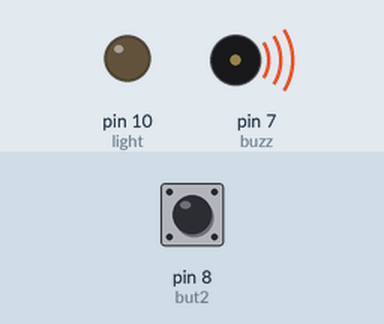
Recording of a sketch running on a simulated Arduino Uno, built with avr-gcc and run on an emulated ATmega328P. Shown: output pins drawn as LEDs (lit = HIGH), buzzer (waves = sounding, pin HIGH). The test bench sets the inputs (shaded band); at power-on: pin 8 (but2) HIGH. What the sketch prints to the serial monitor is not drawn.

Above: at 0.05 s.
Timing chart, 0 to 3.0 s (numbered marks = the images above):
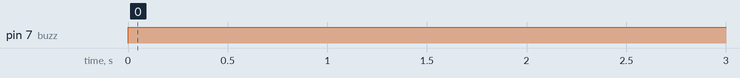

The sketch:

Mulitiple_switches.ino
```cpp
int but1 = 0;
int but2 = 8;
int light = 10;
int bright = 0;
int buzz = 7;
int t=500;

void setup() {
  // put your setup code here, to run once:
  Serial.begin(9600);
  pinMode(but1,INPUT);
  pinMode(but2,INPUT);
  pinMode(light,OUTPUT);
  pinMode(buzz,OUTPUT);
}

void loop() {
  // put your main code here, to run repeatedly:
  int butVal1 = digitalRead(but1);
  int butVal2 = digitalRead(but2);
  Serial.println(butVal1);
  //delay(2000);
  Serial.println("but2");
  Serial.println(butVal2);
  //delay(2000);
  Serial.println(bright);
  //delay(2000);
  if (butVal1 == 0) {
    bright=bright+ 15;
  }
    if (butVal2 == 0) {
    bright =bright- 5;
  }
  if (bright > 255) {
    bright= 255;
        digitalWrite(buzz,HIGH);
      delay(t);
      digitalWrite(buzz,LOW);
  }

  if (bright > 0) {
    bright = 0;
      digitalWrite(buzz,HIGH);
      delay(t);
      digitalWrite(buzz,LOW);
  }
  analogWrite(light,bright);
}
```

Measured:
- by itself, pin 7 (buzz): LOW → HIGH at 0.00 s
